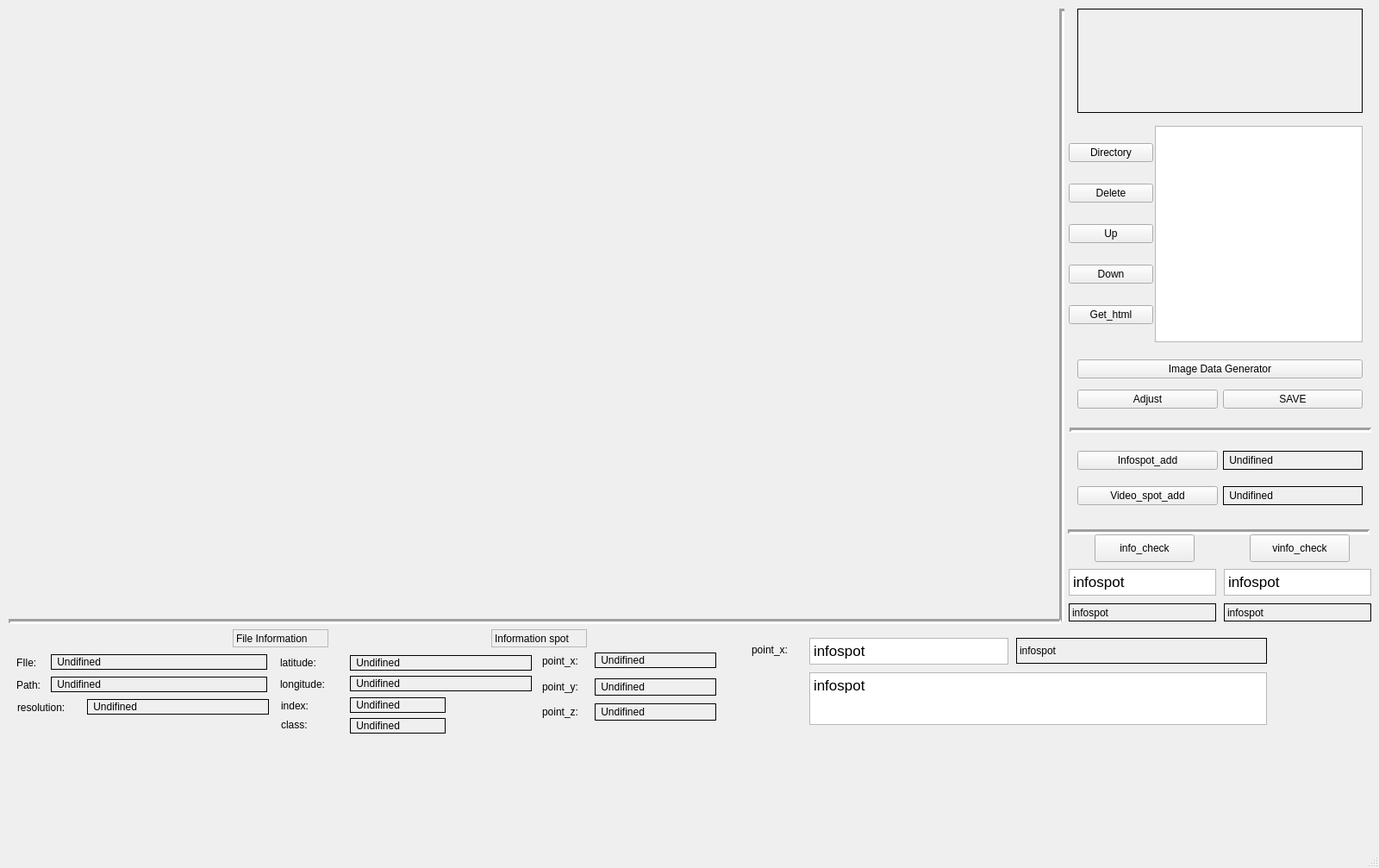
<?xml version="1.0" encoding="UTF-8"?>
<ui version="4.0">
 <class>MainWindow</class>
 <widget class="QMainWindow" name="MainWindow">
  <property name="enabled">
   <bool>true</bool>
  </property>
  <property name="geometry">
   <rect>
    <x>0</x>
    <y>0</y>
    <width>1600</width>
    <height>1007</height>
   </rect>
  </property>
  <property name="windowTitle">
   <string>MainWindow</string>
  </property>
  <property name="layoutDirection">
   <enum>Qt::LeftToRight</enum>
  </property>
  <widget class="QWidget" name="centralwidget">
   <widget class="Line" name="line">
    <property name="geometry">
     <rect>
      <x>1222</x>
      <y>10</y>
      <width>21</width>
      <height>711</height>
     </rect>
    </property>
    <property name="lineWidth">
     <number>3</number>
    </property>
    <property name="orientation">
     <enum>Qt::Vertical</enum>
    </property>
   </widget>
   <widget class="QWidget" name="verticalLayoutWidget">
    <property name="geometry">
     <rect>
      <x>1340</x>
      <y>146</y>
      <width>241</width>
      <height>251</height>
     </rect>
    </property>
    <layout class="QVBoxLayout" name="verticalLayout">
     <item>
      <widget class="QListWidget" name="listWidget">
       <property name="alternatingRowColors">
        <bool>true</bool>
       </property>
      </widget>
     </item>
    </layout>
   </widget>
   <widget class="QLabel" name="label">
    <property name="geometry">
     <rect>
      <x>19</x>
      <y>761</y>
      <width>31</width>
      <height>16</height>
     </rect>
    </property>
    <property name="text">
     <string>FIle:</string>
    </property>
   </widget>
   <widget class="QLabel" name="file_name_label">
    <property name="geometry">
     <rect>
      <x>59</x>
      <y>759</y>
      <width>251</width>
      <height>18</height>
     </rect>
    </property>
    <property name="frameShape">
     <enum>QFrame::Box</enum>
    </property>
    <property name="text">
     <string> Undifined</string>
    </property>
   </widget>
   <widget class="QLabel" name="image_Label">
    <property name="geometry">
     <rect>
      <x>1250</x>
      <y>10</y>
      <width>331</width>
      <height>121</height>
     </rect>
    </property>
    <property name="autoFillBackground">
     <bool>true</bool>
    </property>
    <property name="styleSheet">
     <string notr="true">file:///Users/leehoseop/Desktop/SVS_background.png</string>
    </property>
    <property name="frameShape">
     <enum>QFrame::Box</enum>
    </property>
    <property name="frameShadow">
     <enum>QFrame::Plain</enum>
    </property>
    <property name="lineWidth">
     <number>1</number>
    </property>
    <property name="midLineWidth">
     <number>10</number>
    </property>
    <property name="text">
     <string/>
    </property>
   </widget>
   <widget class="QLabel" name="file_path_label">
    <property name="geometry">
     <rect>
      <x>59</x>
      <y>785</y>
      <width>251</width>
      <height>18</height>
     </rect>
    </property>
    <property name="frameShape">
     <enum>QFrame::Box</enum>
    </property>
    <property name="text">
     <string> Undifined</string>
    </property>
   </widget>
   <widget class="QLabel" name="label_2">
    <property name="geometry">
     <rect>
      <x>19</x>
      <y>787</y>
      <width>31</width>
      <height>16</height>
     </rect>
    </property>
    <property name="text">
     <string>Path:</string>
    </property>
   </widget>
   <widget class="QLabel" name="label_3">
    <property name="geometry">
     <rect>
      <x>20</x>
      <y>813</y>
      <width>80</width>
      <height>16</height>
     </rect>
    </property>
    <property name="text">
     <string>resolution:</string>
    </property>
   </widget>
   <widget class="QLabel" name="resolution_label">
    <property name="geometry">
     <rect>
      <x>101</x>
      <y>811</y>
      <width>211</width>
      <height>18</height>
     </rect>
    </property>
    <property name="frameShape">
     <enum>QFrame::Box</enum>
    </property>
    <property name="text">
     <string> Undifined</string>
    </property>
   </widget>
   <widget class="QLabel" name="label_4">
    <property name="geometry">
     <rect>
      <x>325</x>
      <y>761</y>
      <width>71</width>
      <height>16</height>
     </rect>
    </property>
    <property name="text">
     <string>latitude:</string>
    </property>
   </widget>
   <widget class="QLabel" name="label_5">
    <property name="geometry">
     <rect>
      <x>325</x>
      <y>786</y>
      <width>61</width>
      <height>16</height>
     </rect>
    </property>
    <property name="text">
     <string>longitude:</string>
    </property>
   </widget>
   <widget class="QLabel" name="label_6">
    <property name="geometry">
     <rect>
      <x>326</x>
      <y>811</y>
      <width>51</width>
      <height>16</height>
     </rect>
    </property>
    <property name="text">
     <string>index:</string>
    </property>
   </widget>
   <widget class="QLabel" name="index_label">
    <property name="geometry">
     <rect>
      <x>406</x>
      <y>809</y>
      <width>111</width>
      <height>18</height>
     </rect>
    </property>
    <property name="frameShape">
     <enum>QFrame::Box</enum>
    </property>
    <property name="text">
     <string> Undifined</string>
    </property>
   </widget>
   <widget class="QLabel" name="label_7">
    <property name="geometry">
     <rect>
      <x>326</x>
      <y>833</y>
      <width>51</width>
      <height>16</height>
     </rect>
    </property>
    <property name="text">
     <string>class:</string>
    </property>
   </widget>
   <widget class="QLabel" name="file_path_label_6">
    <property name="geometry">
     <rect>
      <x>406</x>
      <y>833</y>
      <width>111</width>
      <height>18</height>
     </rect>
    </property>
    <property name="frameShape">
     <enum>QFrame::Box</enum>
    </property>
    <property name="text">
     <string> Undifined</string>
    </property>
   </widget>
   <widget class="QLabel" name="label_8">
    <property name="geometry">
     <rect>
      <x>629</x>
      <y>759</y>
      <width>51</width>
      <height>16</height>
     </rect>
    </property>
    <property name="text">
     <string>point_x: </string>
    </property>
   </widget>
   <widget class="QLabel" name="point_x_label">
    <property name="geometry">
     <rect>
      <x>690</x>
      <y>757</y>
      <width>141</width>
      <height>18</height>
     </rect>
    </property>
    <property name="frameShape">
     <enum>QFrame::Box</enum>
    </property>
    <property name="text">
     <string> Undifined</string>
    </property>
   </widget>
   <widget class="QLabel" name="label_9">
    <property name="geometry">
     <rect>
      <x>629</x>
      <y>789</y>
      <width>51</width>
      <height>16</height>
     </rect>
    </property>
    <property name="text">
     <string>point_y:</string>
    </property>
   </widget>
   <widget class="QLabel" name="point_y_label">
    <property name="geometry">
     <rect>
      <x>690</x>
      <y>787</y>
      <width>141</width>
      <height>20</height>
     </rect>
    </property>
    <property name="frameShape">
     <enum>QFrame::Box</enum>
    </property>
    <property name="text">
     <string> Undifined</string>
    </property>
   </widget>
   <widget class="QLabel" name="lat_label">
    <property name="geometry">
     <rect>
      <x>406</x>
      <y>760</y>
      <width>211</width>
      <height>18</height>
     </rect>
    </property>
    <property name="frameShape">
     <enum>QFrame::Box</enum>
    </property>
    <property name="text">
     <string> Undifined</string>
    </property>
   </widget>
   <widget class="QLabel" name="long_label">
    <property name="geometry">
     <rect>
      <x>406</x>
      <y>784</y>
      <width>211</width>
      <height>18</height>
     </rect>
    </property>
    <property name="frameShape">
     <enum>QFrame::Box</enum>
    </property>
    <property name="text">
     <string> Undifined</string>
    </property>
   </widget>
   <widget class="QLabel" name="label_10">
    <property name="geometry">
     <rect>
      <x>570</x>
      <y>730</y>
      <width>111</width>
      <height>21</height>
     </rect>
    </property>
    <property name="frameShape">
     <enum>QFrame::StyledPanel</enum>
    </property>
    <property name="text">
     <string>Information spot</string>
    </property>
   </widget>
   <widget class="QLabel" name="label_11">
    <property name="geometry">
     <rect>
      <x>270</x>
      <y>730</y>
      <width>111</width>
      <height>21</height>
     </rect>
    </property>
    <property name="frameShape">
     <enum>QFrame::StyledPanel</enum>
    </property>
    <property name="text">
     <string>File Information</string>
    </property>
   </widget>
   <widget class="Line" name="line_2">
    <property name="geometry">
     <rect>
      <x>1241</x>
      <y>491</y>
      <width>350</width>
      <height>16</height>
     </rect>
    </property>
    <property name="lineWidth">
     <number>3</number>
    </property>
    <property name="orientation">
     <enum>Qt::Horizontal</enum>
    </property>
   </widget>
   <widget class="Line" name="line_3">
    <property name="geometry">
     <rect>
      <x>10</x>
      <y>713</y>
      <width>1221</width>
      <height>16</height>
     </rect>
    </property>
    <property name="frameShadow">
     <enum>QFrame::Sunken</enum>
    </property>
    <property name="lineWidth">
     <number>3</number>
    </property>
    <property name="orientation">
     <enum>Qt::Horizontal</enum>
    </property>
   </widget>
   <widget class="QWidget" name="verticalLayoutWidget_3">
    <property name="geometry">
     <rect>
      <x>20</x>
      <y>10</y>
      <width>1191</width>
      <height>701</height>
     </rect>
    </property>
    <layout class="QVBoxLayout" name="webview_layout">
     <property name="sizeConstraint">
      <enum>QLayout::SetFixedSize</enum>
     </property>
    </layout>
   </widget>
   <widget class="QLabel" name="label_12">
    <property name="geometry">
     <rect>
      <x>629</x>
      <y>818</y>
      <width>51</width>
      <height>16</height>
     </rect>
    </property>
    <property name="text">
     <string>point_z:</string>
    </property>
   </widget>
   <widget class="QLabel" name="point_z_label">
    <property name="geometry">
     <rect>
      <x>690</x>
      <y>816</y>
      <width>141</width>
      <height>20</height>
     </rect>
    </property>
    <property name="frameShape">
     <enum>QFrame::Box</enum>
    </property>
    <property name="text">
     <string> Undifined</string>
    </property>
   </widget>
   <widget class="QWidget" name="verticalLayoutWidget_4">
    <property name="geometry">
     <rect>
      <x>1240</x>
      <y>147</y>
      <width>98</width>
      <height>251</height>
     </rect>
    </property>
    <layout class="QVBoxLayout" name="verticalLayout_3">
     <item>
      <widget class="QPushButton" name="btn_loadFromFile">
       <property name="text">
        <string>Directory</string>
       </property>
      </widget>
     </item>
     <item>
      <widget class="QPushButton" name="btn_Delete_List">
       <property name="text">
        <string>Delete</string>
       </property>
      </widget>
     </item>
     <item>
      <widget class="QPushButton" name="btn_Previous">
       <property name="text">
        <string>Up</string>
       </property>
      </widget>
     </item>
     <item>
      <widget class="QPushButton" name="btn_Next">
       <property name="text">
        <string>Down</string>
       </property>
      </widget>
     </item>
     <item>
      <widget class="QPushButton" name="get_html_btn">
       <property name="text">
        <string>Get_html</string>
       </property>
      </widget>
     </item>
    </layout>
   </widget>
   <widget class="Line" name="line_4">
    <property name="geometry">
     <rect>
      <x>1239</x>
      <y>612</y>
      <width>350</width>
      <height>10</height>
     </rect>
    </property>
    <property name="lineWidth">
     <number>3</number>
    </property>
    <property name="orientation">
     <enum>Qt::Horizontal</enum>
    </property>
   </widget>
   <widget class="QWidget" name="gridLayoutWidget">
    <property name="geometry">
     <rect>
      <x>1250</x>
      <y>410</y>
      <width>331</width>
      <height>71</height>
     </rect>
    </property>
    <layout class="QGridLayout" name="gridLayout">
     <item row="1" column="1">
      <widget class="QPushButton" name="save_btn">
       <property name="text">
        <string>SAVE</string>
       </property>
      </widget>
     </item>
     <item row="1" column="0">
      <widget class="QPushButton" name="btn_adjust">
       <property name="text">
        <string>Adjust</string>
       </property>
      </widget>
     </item>
     <item row="0" column="0" colspan="2">
      <widget class="QPushButton" name="btn_Image_Data_Generator">
       <property name="text">
        <string>Image Data Generator</string>
       </property>
      </widget>
     </item>
    </layout>
   </widget>
   <widget class="QWidget" name="gridLayoutWidget_2">
    <property name="geometry">
     <rect>
      <x>1250</x>
      <y>510</y>
      <width>331</width>
      <height>91</height>
     </rect>
    </property>
    <layout class="QGridLayout" name="gridLayout_2">
     <item row="1" column="0">
      <widget class="QPushButton" name="video_spot_add_btn">
       <property name="text">
        <string>Video_spot_add</string>
       </property>
      </widget>
     </item>
     <item row="0" column="1">
      <widget class="QLabel" name="infospot_num_label">
       <property name="frameShape">
        <enum>QFrame::Box</enum>
       </property>
       <property name="text">
        <string> Undifined</string>
       </property>
      </widget>
     </item>
     <item row="0" column="0">
      <widget class="QPushButton" name="infospot_add_btn">
       <property name="text">
        <string>Infospot_add</string>
       </property>
      </widget>
     </item>
     <item row="1" column="1">
      <widget class="QLabel" name="vinfospot_num_label">
       <property name="frameShape">
        <enum>QFrame::Box</enum>
       </property>
       <property name="text">
        <string> Undifined</string>
       </property>
      </widget>
     </item>
    </layout>
   </widget>
   <widget class="QTextEdit" name="information_textEdit">
    <property name="geometry">
     <rect>
      <x>1240</x>
      <y>660</y>
      <width>171</width>
      <height>31</height>
     </rect>
    </property>
    <property name="html">
     <string>&lt;!DOCTYPE HTML PUBLIC &quot;-//W3C//DTD HTML 4.0//EN&quot; &quot;http://www.w3.org/TR/REC-html40/strict.dtd&quot;&gt;
&lt;html&gt;&lt;head&gt;&lt;meta name=&quot;qrichtext&quot; content=&quot;1&quot; /&gt;&lt;style type=&quot;text/css&quot;&gt;
p, li { white-space: pre-wrap; }
&lt;/style&gt;&lt;/head&gt;&lt;body style=&quot; font-family:'.AppleSystemUIFont'; font-size:13pt; font-weight:400; font-style:normal;&quot;&gt;
&lt;p style=&quot; margin-top:0px; margin-bottom:0px; margin-left:0px; margin-right:0px; -qt-block-indent:0; text-indent:0px;&quot;&gt;infospot&lt;/p&gt;&lt;/body&gt;&lt;/html&gt;</string>
    </property>
   </widget>
   <widget class="QLabel" name="information_label">
    <property name="geometry">
     <rect>
      <x>1240</x>
      <y>700</y>
      <width>171</width>
      <height>21</height>
     </rect>
    </property>
    <property name="frameShape">
     <enum>QFrame::Box</enum>
    </property>
    <property name="text">
     <string>infospot</string>
    </property>
   </widget>
   <widget class="QPushButton" name="infospot_check_btn">
    <property name="geometry">
     <rect>
      <x>1270</x>
      <y>620</y>
      <width>116</width>
      <height>32</height>
     </rect>
    </property>
    <property name="text">
     <string>info_check</string>
    </property>
   </widget>
   <widget class="QPushButton" name="vinfospot_check_btn">
    <property name="geometry">
     <rect>
      <x>1450</x>
      <y>620</y>
      <width>116</width>
      <height>32</height>
     </rect>
    </property>
    <property name="text">
     <string>vinfo_check</string>
    </property>
   </widget>
   <widget class="QTextEdit" name="vinformation_textEdit">
    <property name="geometry">
     <rect>
      <x>1420</x>
      <y>660</y>
      <width>171</width>
      <height>31</height>
     </rect>
    </property>
    <property name="html">
     <string>&lt;!DOCTYPE HTML PUBLIC &quot;-//W3C//DTD HTML 4.0//EN&quot; &quot;http://www.w3.org/TR/REC-html40/strict.dtd&quot;&gt;
&lt;html&gt;&lt;head&gt;&lt;meta name=&quot;qrichtext&quot; content=&quot;1&quot; /&gt;&lt;style type=&quot;text/css&quot;&gt;
p, li { white-space: pre-wrap; }
&lt;/style&gt;&lt;/head&gt;&lt;body style=&quot; font-family:'.AppleSystemUIFont'; font-size:13pt; font-weight:400; font-style:normal;&quot;&gt;
&lt;p style=&quot; margin-top:0px; margin-bottom:0px; margin-left:0px; margin-right:0px; -qt-block-indent:0; text-indent:0px;&quot;&gt;infospot&lt;/p&gt;&lt;/body&gt;&lt;/html&gt;</string>
    </property>
   </widget>
   <widget class="QLabel" name="vinformation_label">
    <property name="geometry">
     <rect>
      <x>1420</x>
      <y>700</y>
      <width>171</width>
      <height>21</height>
     </rect>
    </property>
    <property name="frameShape">
     <enum>QFrame::Box</enum>
    </property>
    <property name="text">
     <string>infospot</string>
    </property>
   </widget>
   <widget class="QTextEdit" name="information_textEdit_3">
    <property name="geometry">
     <rect>
      <x>939</x>
      <y>740</y>
      <width>231</width>
      <height>31</height>
     </rect>
    </property>
    <property name="html">
     <string>&lt;!DOCTYPE HTML PUBLIC &quot;-//W3C//DTD HTML 4.0//EN&quot; &quot;http://www.w3.org/TR/REC-html40/strict.dtd&quot;&gt;
&lt;html&gt;&lt;head&gt;&lt;meta name=&quot;qrichtext&quot; content=&quot;1&quot; /&gt;&lt;style type=&quot;text/css&quot;&gt;
p, li { white-space: pre-wrap; }
&lt;/style&gt;&lt;/head&gt;&lt;body style=&quot; font-family:'.AppleSystemUIFont'; font-size:13pt; font-weight:400; font-style:normal;&quot;&gt;
&lt;p style=&quot; margin-top:0px; margin-bottom:0px; margin-left:0px; margin-right:0px; -qt-block-indent:0; text-indent:0px;&quot;&gt;infospot&lt;/p&gt;&lt;/body&gt;&lt;/html&gt;</string>
    </property>
   </widget>
   <widget class="QLabel" name="information_label_3">
    <property name="geometry">
     <rect>
      <x>1179</x>
      <y>740</y>
      <width>291</width>
      <height>30</height>
     </rect>
    </property>
    <property name="frameShape">
     <enum>QFrame::Box</enum>
    </property>
    <property name="text">
     <string>infospot</string>
    </property>
   </widget>
   <widget class="QTextEdit" name="information_textEdit_4">
    <property name="geometry">
     <rect>
      <x>939</x>
      <y>780</y>
      <width>531</width>
      <height>61</height>
     </rect>
    </property>
    <property name="html">
     <string>&lt;!DOCTYPE HTML PUBLIC &quot;-//W3C//DTD HTML 4.0//EN&quot; &quot;http://www.w3.org/TR/REC-html40/strict.dtd&quot;&gt;
&lt;html&gt;&lt;head&gt;&lt;meta name=&quot;qrichtext&quot; content=&quot;1&quot; /&gt;&lt;style type=&quot;text/css&quot;&gt;
p, li { white-space: pre-wrap; }
&lt;/style&gt;&lt;/head&gt;&lt;body style=&quot; font-family:'.AppleSystemUIFont'; font-size:13pt; font-weight:400; font-style:normal;&quot;&gt;
&lt;p style=&quot; margin-top:0px; margin-bottom:0px; margin-left:0px; margin-right:0px; -qt-block-indent:0; text-indent:0px;&quot;&gt;infospot&lt;/p&gt;&lt;/body&gt;&lt;/html&gt;</string>
    </property>
   </widget>
   <widget class="QLabel" name="label_13">
    <property name="geometry">
     <rect>
      <x>872</x>
      <y>746</y>
      <width>51</width>
      <height>16</height>
     </rect>
    </property>
    <property name="text">
     <string>point_x: </string>
    </property>
   </widget>
  </widget>
  <widget class="QMenuBar" name="menubar">
   <property name="geometry">
    <rect>
     <x>0</x>
     <y>0</y>
     <width>1600</width>
     <height>24</height>
    </rect>
   </property>
  </widget>
  <widget class="QStatusBar" name="statusbar"/>
 </widget>
 <resources/>
 <connections/>
</ui>
